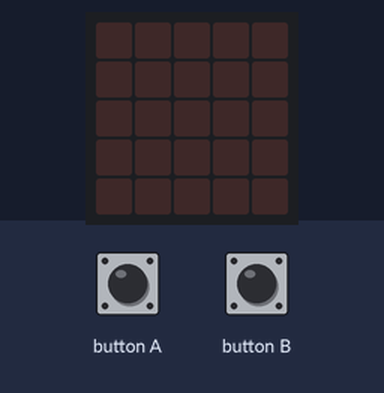
This program was run on a simulated BBC micro:bit (MakeCode). Shown: the board's 5×5 LED display. Inputs (shaded band) come from the test bench.

Above: at 1.2 s.
1.3 s: button B pressed for 0.15 s
At 2.2 s:
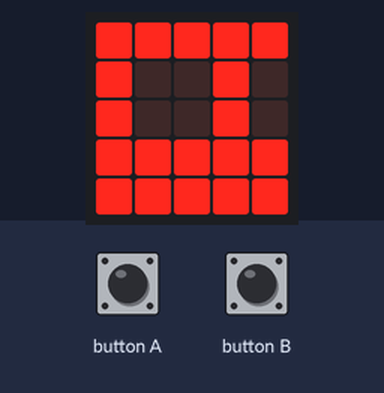
At 8.0 s:
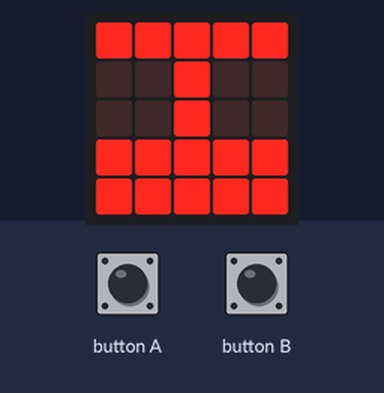
Timing chart, 0 to 9.5 s (numbered marks = the images above; inputs shaded):
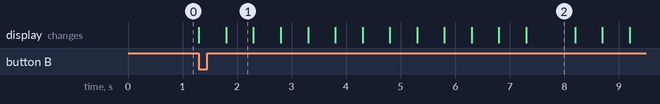

Measured:
- after the input at 1.3 s, the display: first changes at once (image 1 shows a later state)
- what the display in image 1 shows lasts 0.5 s, from 1.8 s to 2.3 s
- what the display in image 2 shows lasts 0.9 s, from 7.3 s to 8.2 s

The program:

main.ts
```typescript
basic.forever(function () {
    if (input.buttonIsPressed(Button.A)) {
        for (let index = 0; index < 4; index++) {
            basic.showLeds(`
                . # # . .
                . . # . .
                # . # . .
                # . # # #
                # . # . #
                `)
            basic.pause(1000)
            basic.showLeds(`
                . # . # .
                . # . # .
                . . # . .
                # . . . #
                . # # # .
                `)
            basic.pause(1000)
            basic.showLeds(`
                # # . . .
                . # . # #
                . # . # #
                . # # # .
                . . . . .
                `)
            basic.pause(1000)
        }
    }
    if (input.buttonIsPressed(Button.B)) {
        for (let index = 0; index < 4; index++) {
            basic.showLeds(`
                # # # # #
                . . # . .
                . . # . .
                # # # # #
                # # # # #
                `)
            basic.pause(100)
            basic.showLeds(`
                # # # # #
                # . . # .
                # . . # .
                # # # # #
                # # # # #
                `)
            basic.pause(100)
            basic.showLeds(`
                . # # # #
                . # . . #
                . # . . #
                . # # # #
                . # # # #
                `)
            basic.pause(100)
            basic.showLeds(`
                . . # # #
                . . # . .
                . . # . .
                . . # # #
                . . # # #
                `)
            basic.pause(100)
            basic.showLeds(`
                . . . # #
                . . . # .
                . . . # .
                . . . # #
                . . . # #
                `)
            basic.pause(100)
            basic.showLeds(`
                . . . . #
                . . . . #
                . . . . #
                . . . . #
                . . . . #
                `)
            basic.pause(100)
            basic.showLeds(`
                . . . . .
                . . . . .
                . . . . .
                . . . . .
                . . . . .
                `)
            basic.pause(100)
            basic.showLeds(`
                # . . . .
                # . . . .
                # . . . .
                # . . . .
                # . . . .
                `)
            basic.pause(100)
            basic.showLeds(`
                # # . . .
                . # . . .
                . # . . .
                # # . . .
                # # . . .
                `)
            basic.pause(100)
            basic.showLeds(`
                # # # . .
                . . # . .
                . . # . .
                # # # . .
                # # # . .
                `)
            basic.pause(100)
            basic.showLeds(`
                # # # # .
                # . . # .
                # . . # .
                # # # # .
                # # # # .
                `)
            basic.pause(100)
            basic.showLeds(`
                # # # # #
                . # . . #
                . # . . #
                # # # # #
                # # # # #
                `)
            basic.pause(100)
            basic.showLeds(`
                # # # # #
                . . # . .
                . . # . .
                # # # # #
                # # # # #
                `)
        }
    }
})
```

test.ts
```typescript
// aquí va el archivo "tests"; esto no se compilará cuando este paquete se utilice como una extensión.
```
